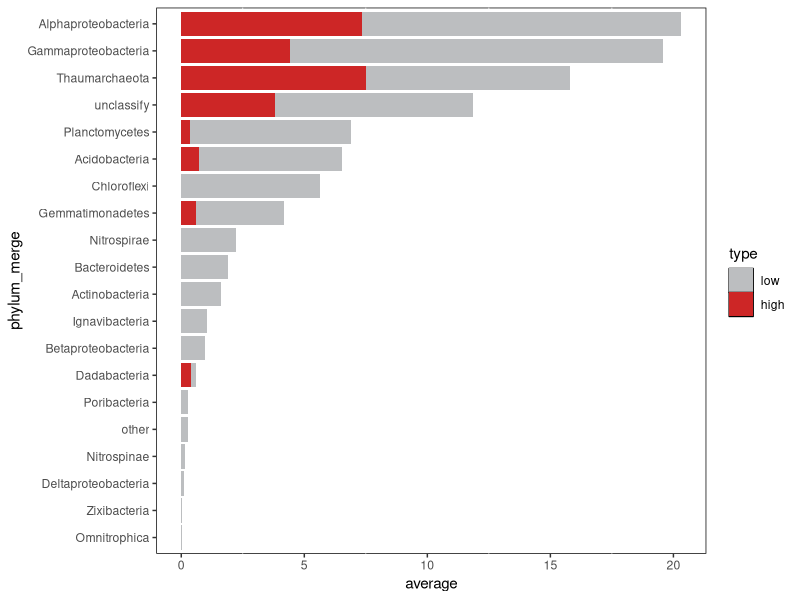

Write R code to recreate this figure.
library(ggplot2)

data <- read.table("all_rps3_relative_abundance_average.txt",check.names = FALSE,header = T)
data$phylum_merge = factor(data$phylum_merge,
                     levels=c('Firmicutes','Elusimicrobia','Omnitrophica',
                              'Parcubacteria','Lentisphaerae','Verrucomicrobia',
                              'Armatimonadetes','DPANN_Woesearchaeota','Zixibacteria','Deltaproteobacteria',
                              'Nitrospinae','other','Poribacteria','Dadabacteria',
                              'Betaproteobacteria','Ignavibacteria','Actinobacteria',
                              'Bacteroidetes','Nitrospirae','Gemmatimonadetes',
                              'Chloroflexi','Acidobacteria','Planctomycetes','unclassify','Thaumarchaeota',
                              'Gammaproteobacteria','Alphaproteobacteria'))
data$type = factor(data$type,levels = c('low','high'))
p <- ggplot(data=data, aes(x=phylum_merge, y=average, fill=type))+
     geom_bar(stat = "identity",position="stack",colour="black",size = 0.01) + coord_flip() +  
     scale_fill_manual(values = c("#bcbec0", "#cd2626")) + 
     theme(panel.grid.major = element_line(color = 'transparent'), panel.background = element_rect(color = 'black', fill = 'transparent'), 
     plot.title = element_text(hjust = 0.5)) 
ggsave(p, file='SGs_abundance_bar.pdf', width=6, height=6)  
